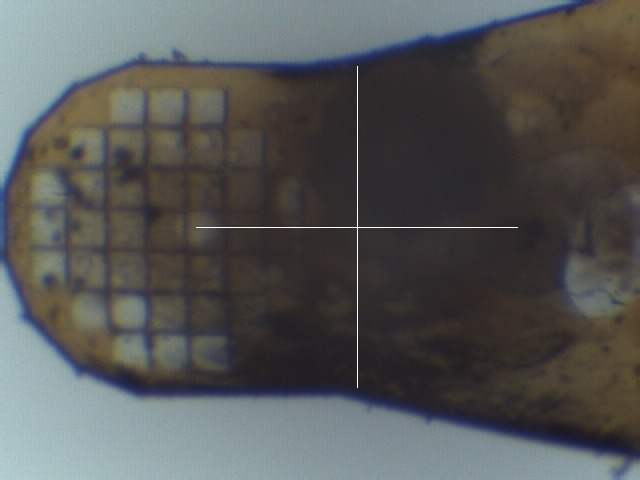
#> input picture 03.GUI/04.SACLA-KUMA/wxPython/test.jpg, 640 x 480 px
$ python CryImageProc.py wxPython/test.jpg   (Python 2 division)
#> lines starting #> are read from the running program, lines starting #| are printed output that depends on the picture; after the words box and inside, x2 and y2 are one past the last pixel; in counts of white or black regions, pixels touching at a corner belong together
import cv2,sys,math
import numpy as np
import pylab as plt

class CryImageProc():
	def __init__(self,imagefile):
		self.imagefile=imagefile

	# [102 lines left out: functions canny2, canny, edge_min_max, contours, rotatedRectangle, labeling and 2 more, not called in this run]

	def gauss_binarization(self,filename):
#> called with filename = 'wxPython/test.jpg'
		im = cv2.imread(filename)
#> im is the input picture: shape (480, 640, 3); mean B, G, R 86.2, 86.9, 85.9
		# Gray scale
		gray = cv2.cvtColor(im, cv2.COLOR_BGR2GRAY)
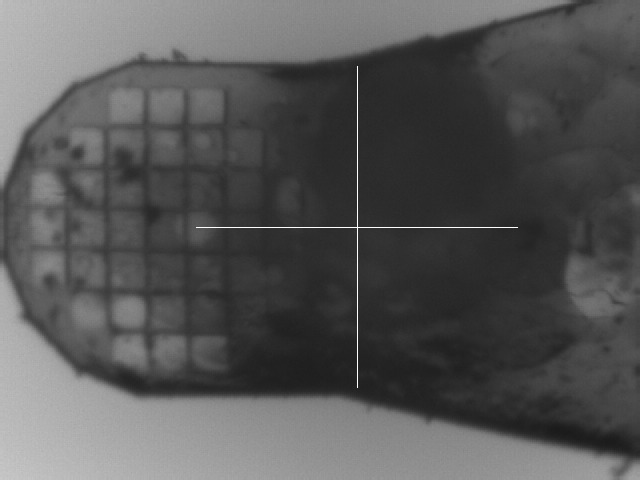
#> gray: shape (480, 640); min 26, max 255, mean 86.5
		# Gaussian blur
		blur = cv2.GaussianBlur(gray,(3,3),0)
		# 2 valuize
		th = cv2.threshold(blur,127,255,0)[1]
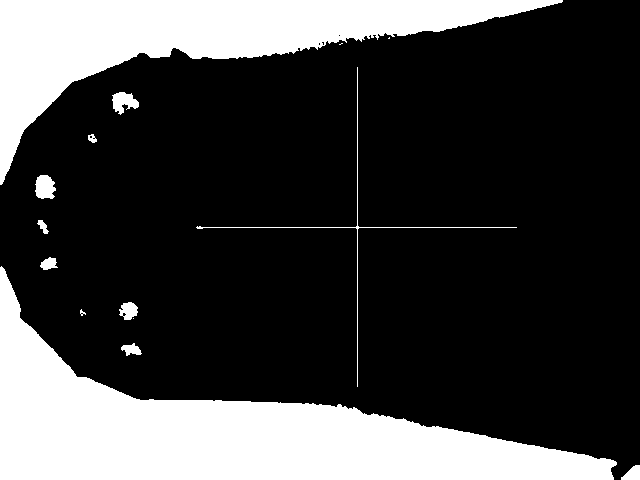
#> th: shape (480, 640); 25.4% white; 15 white regions (3 under 20 px), largest, box (x1, y1, x2, y2) and area: (0, 266, 617, 480) 45709, (0, 0, 563, 185) 30134, (196, 67, 517, 387) 653
		self.image_show(th)
		return th

	def image_show(self,image_bunch):
		cv2.imshow("Show Image",image_bunch)
		cv2.waitKey(0)
		cv2.destroyAllWindows()

	def best_codes(self,filename):
		th=self.gauss_binarization(filename)
		return self.edge_bin_codes(th)

	def edge_bin_codes(self,imdata):
		### EDGE coordinates
		# Normal videosrv output
        	# height=480, width=640
		height,width=imdata.shape
#> height = 480; width = 640
		print height,width
#| 480 640

		x_ymin_ymax=[]
        	for x in np.arange(0,width-1):
                	ya=[]
                	for y in np.arange(0,height-1):
                        	if imdata[y][x] == 0:
                                	ya.append(y)
                	if len(ya)>2:
                        	yna=np.array(ya)
                        	ymin=yna.min()
                        	ymax=yna.max()
				x_ymin_ymax.append((x,ymin,ymax))
		return np.array(x_ymin_ymax)

	# [20 lines left out: function edge_codes, not called in this run]

if __name__ == "__main__":
	cip=CryImageProc(sys.argv[1])
	# [7 lines of commented-out code are left out]
	a=cip.best_codes(sys.argv[1])
#> a = 639 rows, first 8: [0, 185, 266], [1, 185, 265], [2, 184, 266], [3, 182, 267], [4, 180, 268], [5, 176, 270], [6, 174, 273], [7, 172, 276]
	for b in a:
		print b
#> this loop made 639 passes
#| [  0 185 266]
#| [  1 185 265]
#| [  2 184 266]
#| [  3 182 267]
#| [  4 180 268]
#| [  5 176 270]
#| [  6 174 273]
#| [  7 172 276]
#> (further printed lines are left out)
